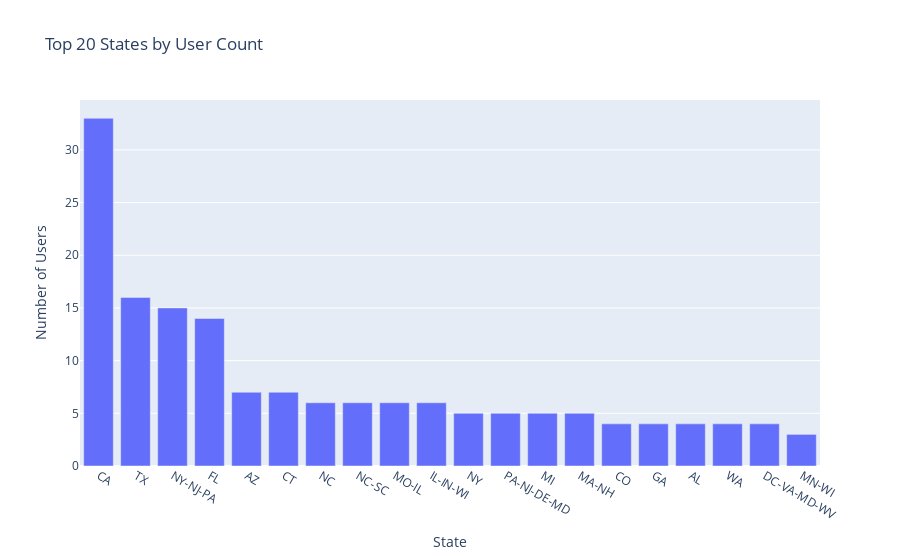
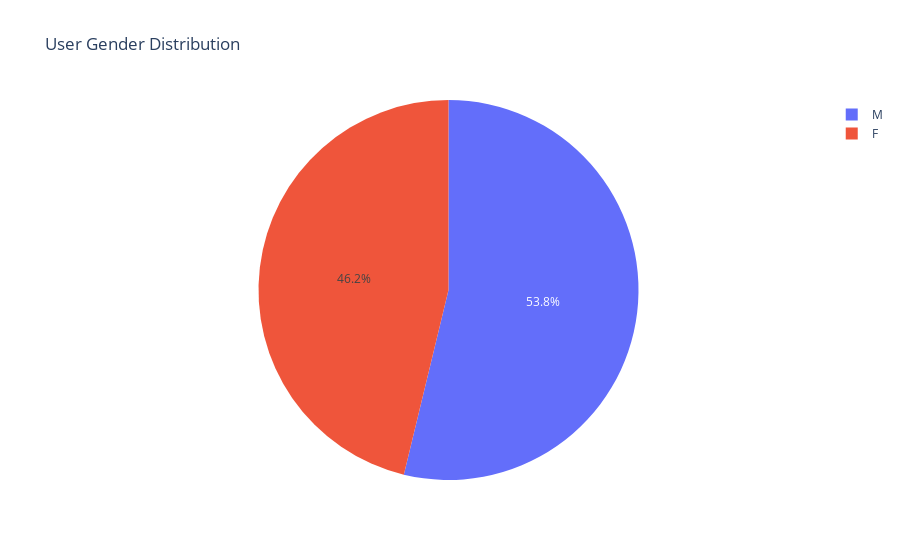
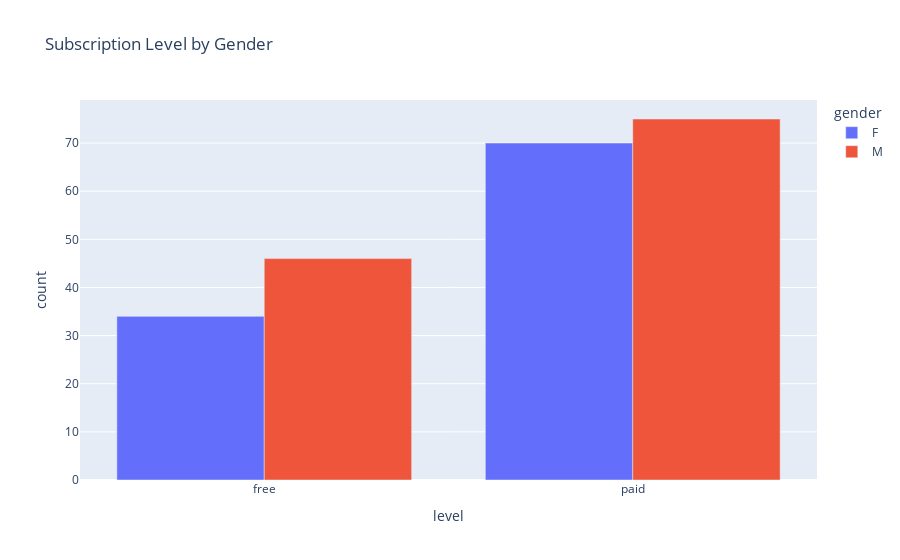

The cell these charts' notebook holds for them, in order:
### Code cell
# Geographic distribution
state_counts = user_data['state'].value_counts()
fig = px.bar(x=state_counts.index[:20], y=state_counts.values[:20],
             title='Top 20 States by User Count',
             labels={'x': 'State', 'y': 'Number of Users'})
fig.show()

# Gender distribution
gender_counts = user_data['gender'].value_counts()
fig = px.pie(values=gender_counts.values, names=gender_counts.index,
             title='User Gender Distribution')
fig.show()

# Subscription level by gender
level_gender = user_data.groupby(['level', 'gender']).size().reset_index(name='count')
fig = px.bar(level_gender, x='level', y='count', color='gender',
             title='Subscription Level by Gender',
             barmode='group')
fig.show()

### Figure 1 — Plotly figure (JSON) as saved in the notebook; plotly's stock layout.template omitted (floating-point values rounded to 4 significant figures)
{"data": [{"hovertemplate": "State=%{x}<br>Number of Users=%{y}<extra></extra>", "legendgroup": "", "marker": {"color": "#636efa", "pattern": {"shape": ""}}, "name": "", "orientation": "v", "showlegend": false, "textposition": "auto", "type": "bar", "x": ["CA", "TX", "NY-NJ-PA", "FL", "AZ", "CT", "NC", "NC-SC", "MO-IL", "IL-IN-WI", "NY", "PA-NJ-DE-MD", "MI", "MA-NH", "CO", "GA", "AL", "WA", "DC-VA-MD-WV", "MN-WI"], "xaxis": "x", "y": [33, 16, 15, 14, 7, 7, 6, 6, 6, 6, 5, 5, 5, 5, 4, 4, 4, 4, 4, 3], "yaxis": "y"}], "layout": {"barmode": "relative", "legend": {"tracegroupgap": 0}, "title": {"text": "Top 20 States by User Count"}, "xaxis": {"anchor": "y", "domain": [0, 1], "title": {"text": "State"}}, "yaxis": {"anchor": "x", "domain": [0, 1], "title": {"text": "Number of Users"}}}}

### Figure 2 — Plotly figure (JSON) as saved in the notebook; plotly's stock layout.template omitted (floating-point values rounded to 4 significant figures)
{"data": [{"domain": {"x": [0, 1], "y": [0, 1]}, "hovertemplate": "label=%{label}<br>value=%{value}<extra></extra>", "labels": ["M", "F"], "legendgroup": "", "name": "", "showlegend": true, "type": "pie", "values": [121, 104]}], "layout": {"legend": {"tracegroupgap": 0}, "title": {"text": "User Gender Distribution"}}}

### Figure 3 — Plotly figure (JSON) as saved in the notebook; plotly's stock layout.template omitted (floating-point values rounded to 4 significant figures)
{"data": [{"alignmentgroup": "True", "hovertemplate": "gender=F<br>level=%{x}<br>count=%{y}<extra></extra>", "legendgroup": "F", "marker": {"color": "#636efa", "pattern": {"shape": ""}}, "name": "F", "offsetgroup": "F", "orientation": "v", "showlegend": true, "textposition": "auto", "type": "bar", "x": ["free", "paid"], "xaxis": "x", "y": [34, 70], "yaxis": "y"}, {"alignmentgroup": "True", "hovertemplate": "gender=M<br>level=%{x}<br>count=%{y}<extra></extra>", "legendgroup": "M", "marker": {"color": "#EF553B", "pattern": {"shape": ""}}, "name": "M", "offsetgroup": "M", "orientation": "v", "showlegend": true, "textposition": "auto", "type": "bar", "x": ["free", "paid"], "xaxis": "x", "y": [46, 75], "yaxis": "y"}], "layout": {"barmode": "group", "legend": {"title": {"text": "gender"}, "tracegroupgap": 0}, "title": {"text": "Subscription Level by Gender"}, "xaxis": {"anchor": "y", "domain": [0, 1], "title": {"text": "level"}}, "yaxis": {"anchor": "x", "domain": [0, 1], "title": {"text": "count"}}}}
